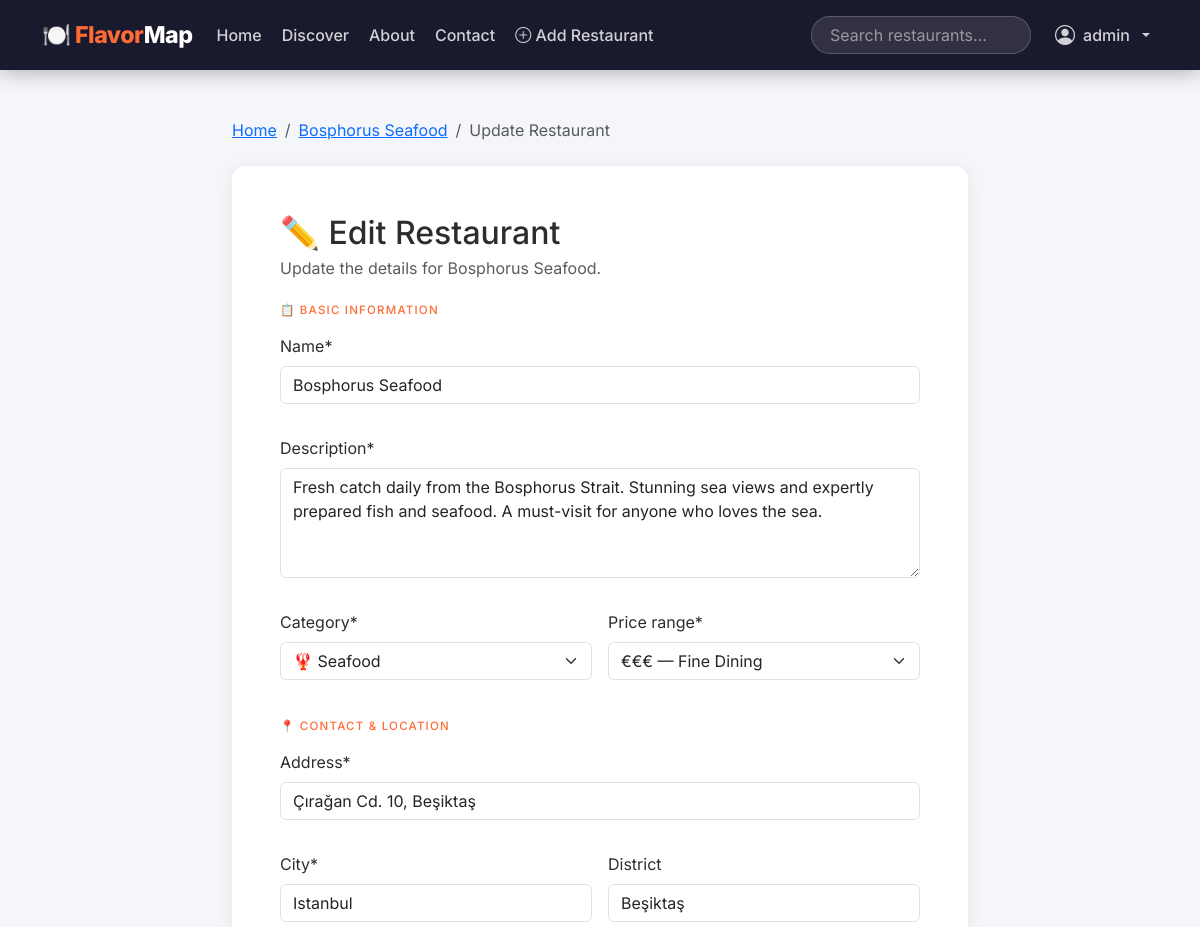
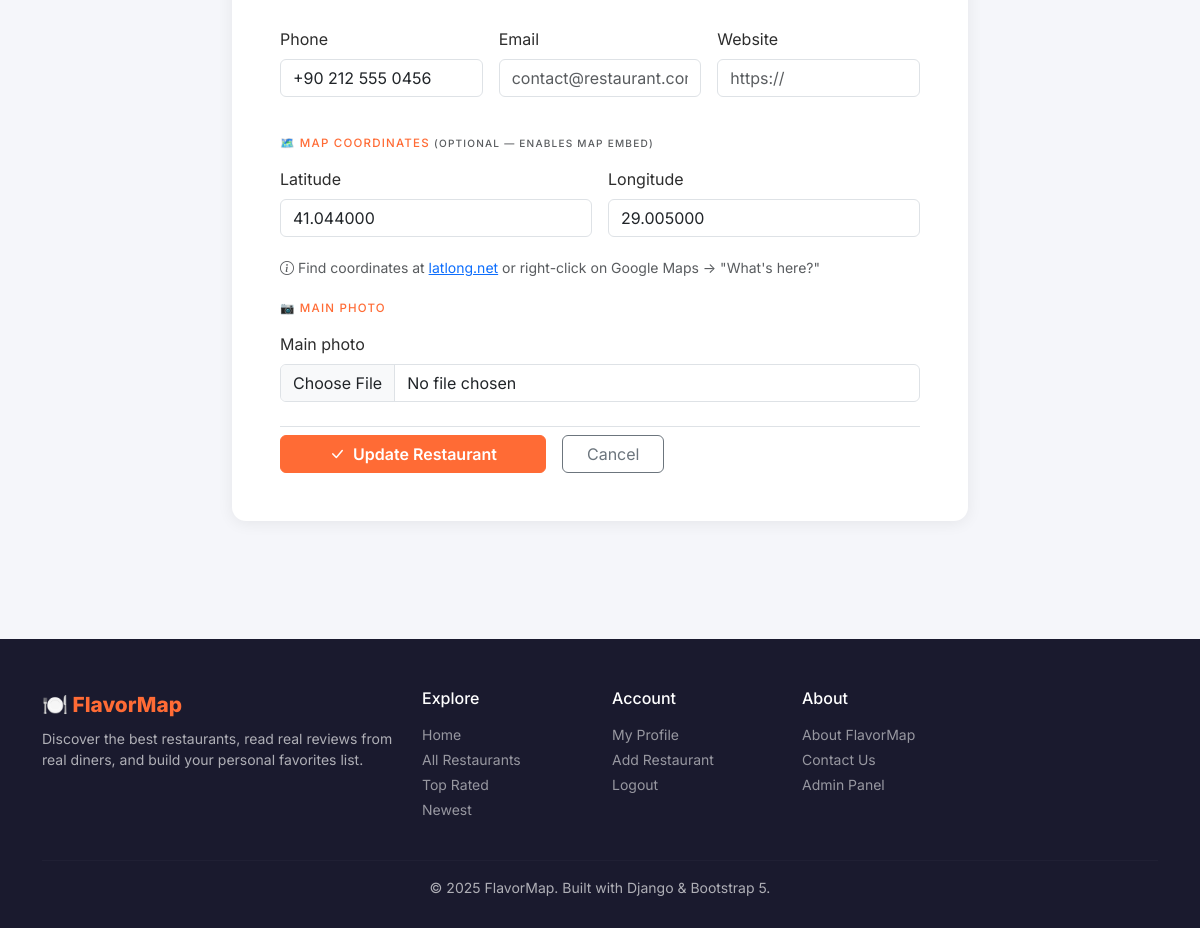
Page /restaurants/5/edit/ (signed in) on the committed database (2 pictures, top to bottom).
### restaurants/models.py (models this page shows, shortened)
class Restaurant(models.Model):
    PRICE_CHOICES = [
        ('€',   '€ — Budget-friendly'),
        ('€€',  '€€ — Mid-range'),
        ('€€€', '€€€ — Fine Dining'),
    ]
    name = models.CharField(max_length=200)
    description = models.TextField()
    address = models.CharField(max_length=300)
    city = models.CharField(max_length=100)
    district = models.CharField(max_length=100, blank=True)
    phone = models.CharField(max_length=30, blank=True)
    email = models.EmailField(blank=True)
    website = models.URLField(blank=True)
    price_range = models.CharField(max_length=5, choices=PRICE_CHOICES, default='€€')
    category = models.ForeignKey(
        Category, on_delete=models.SET_NULL, null=True,
        related_name='restaurants'
    )
    owner = models.ForeignKey(
        User, on_delete=models.SET_NULL, null=True, blank=True,
        related_name='owned_restaurants'
    )
    is_claimed = models.BooleanField(default=False)
    latitude = models.DecimalField(max_digits=9, decimal_places=6, null=True, blank=True)
    longitude = models.DecimalField(max_digits=9, decimal_places=6, null=True, blank=True)
    main_photo = models.ImageField(upload_to='restaurants/main/', blank=True, null=True)
    created_at = models.DateTimeField(auto_now_add=True)
    updated_at = models.DateTimeField(auto_now=True)
    class Meta:
        ordering = ['-created_at']

### restaurants/views.py (the view)
# urls.py: path('restaurants/<int:pk>/edit/',     views.restaurant_edit,   name='restaurant_edit'),
@login_required
def restaurant_edit(request, pk):
    restaurant = get_object_or_404(Restaurant, pk=pk)
    if restaurant.owner != request.user and not request.user.is_staff:
        messages.error(request, '🚫 You do not have permission to edit this restaurant.')
        return redirect('restaurant_detail', pk=pk)
    if request.method == 'POST':
        form = RestaurantForm(request.POST, request.FILES, instance=restaurant)
        if form.is_valid():
            with transaction.atomic():
                form.save()
            messages.success(request, f'✅ "{restaurant.name}" updated successfully!')
            return redirect('restaurant_detail', pk=pk)
        else:
            messages.error(request, 'Please fix the errors below.')
    else:
        form = RestaurantForm(instance=restaurant)
    return render(request, 'restaurants/restaurant_form.html', {
        'page_title': f'Edit — {restaurant.name}',
        'form':        form,
        'action':      'Update',
        'restaurant':  restaurant,
    })

### restaurants/models.py (called while the page is built)
    def __str__(self):
        return f"{self.icon} {self.name}"

### restaurants/templates/restaurants/restaurant_form.html (shortened to what this page needs)
{% extends 'restaurants/base.html' %}
{% load crispy_forms_tags %}
{% block content %}
<div class="container py-5">
  <div class="row justify-content-center">
    <div class="col-lg-8">
      <nav aria-label="breadcrumb" class="mb-4">
        <ol class="breadcrumb">
          <li class="breadcrumb-item"><a href="{% url 'home' %}">Home</a></li>
          {% if restaurant %}
          <li class="breadcrumb-item"><a href="{% url 'restaurant_detail' restaurant.pk %}">{{ restaurant.name }}</a></li>
          {% endif %}
          <li class="breadcrumb-item active">{{ action }} Restaurant</li>
        </ol>
      </nav>
      <div class="fm-card p-4 p-lg-5">
        <div class="mb-4">
          <h2 class="fw-800 mb-1">
            {% if action == 'Add' %}🍽️ Add a New Restaurant{% else %}✏️ Edit Restaurant{% endif %}
          </h2>
          <p class="text-muted mb-0">
            {% if action == 'Add' %}
              Share a great restaurant with the FlavorMap community.
            {% else %}
              Update the details for {{ restaurant.name }}.
            {% endif %}
          </p>
        </div>
        <form method="post" enctype="multipart/form-data" novalidate>
          <div class="mb-4">
            <h6 class="fw-700 text-uppercase mb-3"
                style="font-size:.72rem; letter-spacing:1.2px; color:var(--fm-orange);">
              📋 Basic Information
            </h6>
            <div class="row g-3">
              <div class="col-12">{{ form.name|as_crispy_field }}</div>
              <div class="col-12">{{ form.description|as_crispy_field }}</div>
              <div class="col-md-6">{{ form.category|as_crispy_field }}</div>
              <div class="col-md-6">{{ form.price_range|as_crispy_field }}</div>
            </div>
          </div>
          <div class="mb-4">
            <h6 class="fw-700 text-uppercase mb-3"
                style="font-size:.72rem; letter-spacing:1.2px; color:var(--fm-orange);">
              📍 Contact & Location
            </h6>
            <div class="row g-3">
              <div class="col-12">{{ form.address|as_crispy_field }}</div>
              <div class="col-md-6">{{ form.city|as_crispy_field }}</div>
              <div class="col-md-6">{{ form.district|as_crispy_field }}</div>
              <div class="col-md-4">{{ form.phone|as_crispy_field }}</div>
              <div class="col-md-4">{{ form.email|as_crispy_field }}</div>
              <div class="col-md-4">{{ form.website|as_crispy_field }}</div>
            </div>
          </div>
          <div class="mb-4">
            <h6 class="fw-700 text-uppercase mb-3"
                style="font-size:.72rem; letter-spacing:1.2px; color:var(--fm-orange);">
              🗺️ Map Coordinates <small class="text-muted normal-case fw-400">(optional — enables map embed)</small>
            </h6>
            <div class="row g-3">
              <div class="col-md-6">{{ form.latitude|as_crispy_field }}</div>
              <div class="col-md-6">{{ form.longitude|as_crispy_field }}</div>
            </div>
            <p class="text-muted small mt-1">
              <i class="bi bi-info-circle"></i>
              Find coordinates at
              <a href="https://www.latlong.net/" target="_blank" rel="noopener">latlong.net</a> or
              right-click on Google Maps → "What's here?"
            </p>
          </div>
          <div class="mb-4">
            <h6 class="fw-700 text-uppercase mb-3"
                style="font-size:.72rem; letter-spacing:1.2px; color:var(--fm-orange);">
              📷 Main Photo
            </h6>
            {{ form.main_photo|as_crispy_field }}
          </div>
          <div class="d-flex gap-3 mt-4 pt-2 border-top">
            <button type="submit" class="btn btn-primary px-5 fw-600">
              <i class="bi bi-check-lg me-1"></i>
              {{ action }} Restaurant
            </button>
            {% if restaurant %}
            <a href="{% url 'restaurant_detail' restaurant.pk %}" class="btn btn-outline-secondary px-4">
              Cancel
            </a>
            {% else %}
            <a href="{% url 'restaurant_list' %}" class="btn btn-outline-secondary px-4">
              Cancel
            </a>
            {% endif %}
          </div>
        </form>
      </div>
    </div>
  </div>
</div>
{% endblock %}

### restaurants/templates/restaurants/base.html (shortened to what this page needs)
{% load static %}
<!DOCTYPE html>
<html lang="en">
<head>
  <link href="https://cdn.jsdelivr.net/npm/bootstrap@5.3.2/dist/css/bootstrap.min.css" rel="stylesheet">
  <link href="https://cdn.jsdelivr.net/npm/bootstrap-icons@1.11.3/font/bootstrap-icons.css" rel="stylesheet">
</head>
<body>
<nav class="navbar navbar-expand-lg navbar-dark sticky-top">
  <div class="container">
    <a class="navbar-brand" href="{% url 'home' %}">🍽️ Flavor<span>Map</span></a>
    <div class="collapse navbar-collapse" id="navMain">
      <ul class="navbar-nav me-auto gap-1">
        <li class="nav-item">
          <a class="nav-link {% if request.resolver_match.url_name == 'home' %}active{% endif %}"
             href="{% url 'home' %}">Home</a>
        </li>
        <li class="nav-item">
          <a class="nav-link {% if request.resolver_match.url_name == 'restaurant_list' %}active{% endif %}"
             href="{% url 'restaurant_list' %}">Discover</a>
        </li>
        <li class="nav-item">
          <a class="nav-link {% if request.resolver_match.url_name == 'about' %}active{% endif %}"
             href="{% url 'about' %}">About</a>
        </li>
        <li class="nav-item">
          <a class="nav-link {% if request.resolver_match.url_name == 'contact' %}active{% endif %}"
             href="{% url 'contact' %}">Contact</a>
        </li>
        {% if user.is_authenticated %}
        <li class="nav-item">
          <a class="nav-link" href="{% url 'restaurant_create' %}">
            <i class="bi bi-plus-circle"></i> Add Restaurant
          </a>
        </li>
        {% endif %}
      </ul>
      <form class="d-flex me-3" action="{% url 'restaurant_list' %}" method="get">
        <input class="search-input" type="search" name="q" placeholder="Search restaurants..."
               value="{{ request.GET.q }}">
      </form>
      <ul class="navbar-nav gap-1">
        {% if user.is_authenticated %}
        <li class="nav-item dropdown">
          <a class="nav-link dropdown-toggle d-flex align-items-center gap-2"
             href="#" data-bs-toggle="dropdown">
            <i class="bi bi-person-circle fs-5"></i>
            <span>{{ user.username }}</span>
          </a>
        </li>
        {% endif %}
      </ul>
    </div>
  </div>
</nav>
<main>
  {% block content %}{% endblock %}
</main>
<footer>
  <div class="container">
    <div class="row gy-4">
      <div class="col-lg-4">
        <div class="footer-brand mb-2">🍽️ FlavorMap</div>
        <p class="small mb-0">
          Discover the best restaurants, read real reviews from real diners,
          and build your personal favorites list.
        </p>
      </div>
      <div class="col-lg-2 col-6">
        <h6 class="text-white fw-700 mb-3">Explore</h6>
        <ul class="list-unstyled small">
          <li class="mb-1"><a href="{% url 'home' %}">Home</a></li>
          <li class="mb-1"><a href="{% url 'restaurant_list' %}">All Restaurants</a></li>
          <li class="mb-1"><a href="{% url 'restaurant_list' %}?sort=rating">Top Rated</a></li>
          <li class="mb-1"><a href="{% url 'restaurant_list' %}?sort=newest">Newest</a></li>
        </ul>
      </div>
      <div class="col-lg-2 col-6">
        <h6 class="text-white fw-700 mb-3">Account</h6>
        <ul class="list-unstyled small">
          {% if user.is_authenticated %}
          <li class="mb-1"><a href="{% url 'profile' %}">My Profile</a></li>
          <li class="mb-1"><a href="{% url 'restaurant_create' %}">Add Restaurant</a></li>
          <li class="mb-1"><a href="{% url 'logout' %}">Logout</a></li>
          {% else %}
          <li class="mb-1"><a href="{% url 'login' %}">Login</a></li>
          <li class="mb-1"><a href="{% url 'register' %}">Register</a></li>
          {% endif %}
        </ul>
      </div>
      <div class="col-lg-4">
        <h6 class="text-white fw-700 mb-3">About</h6>
        <ul class="list-unstyled small">
          <li class="mb-1"><a href="{% url 'about' %}">About FlavorMap</a></li>
          <li class="mb-1"><a href="{% url 'contact' %}">Contact Us</a></li>
          {% if user.is_staff %}
          <li class="mb-1"><a href="/admin/">Admin Panel</a></li>
          {% endif %}
        </ul>
      </div>
    </div>
    <hr class="footer-divider mt-4">
    <div class="text-center small">
      <span>© 2025 FlavorMap. Built with Django & Bootstrap 5.</span>
    </div>
  </div>
</footer>
</body>
</html>

### restaurants/templates/restaurants/base.html (style rules this page uses)
:root { --fm-orange: #FF6B35; --fm-orange-dark: #E55527; --fm-dark: #1a1a2e; --fm-navy: #16213e; --fm-card-shadow: 0 2px 16px rgba(0,0,0,.07); --fm-card-hover: 0 8px 32px rgba(0,0,0,.13); --fm-radius: 14px; --fm-radius-sm: 8px; }
* { box-sizing: border-box; }
body { font-family: 'Inter', system-ui, -apple-system, sans-serif; background: #f5f6fa; color: #2d2d2d; }
.navbar { background: var(--fm-dark) !important; box-shadow: 0 2px 20px rgba(0,0,0,.3); padding: 12px 0; }
.navbar-brand { font-weight: 800; font-size: 1.45rem; color: var(--fm-orange) !important; letter-spacing: -0.5px; }
.navbar-brand span { color: #fff; }
.nav-link { color: rgba(255,255,255,.8) !important; font-weight: 500; transition: color .2s; }
.navbar .search-input { background: rgba(255,255,255,.1); border: 1px solid rgba(255,255,255,.2); color: #fff; border-radius: 25px; padding: 6px 18px; width: 220px; transition: all .3s; }
.navbar .search-input::placeholder { color: rgba(255,255,255,.5); }
.btn-primary { background: var(--fm-orange); border-color: var(--fm-orange); font-weight: 600; }
.fm-card { background: #fff; border: none; border-radius: var(--fm-radius); box-shadow: var(--fm-card-shadow); transition: transform .22s ease, box-shadow .22s ease; overflow: hidden; }
footer { background: var(--fm-dark); color: rgba(255,255,255,.65); padding: 50px 0 30px; margin-top: 70px; }
footer .footer-brand { color: var(--fm-orange); font-weight: 800; font-size: 1.3rem; }
footer a { color: rgba(255,255,255,.55); text-decoration: none; transition: color .2s; }
footer .footer-divider { border-color: rgba(255,255,255,.1); }

### rows in the picture
Restaurant: name "Bosphorus Seafood", description "Fresh catch daily from the Bosphorus Strait. Stunning sea views and expertly prepared fish and seafood. A must-visit for anyone who loves the sea.", category "🦞 Seafood", price_range "€€€ — Fine Dining", address "Çırağan Cd. 10, Beşiktaş", city "Istanbul", district "Beşiktaş", phone "+90 212 555 0456", latitude "41.044000", longitude "29.005000"

### other values in the picture
{{ user.username }} "admin"
{{ action }} "Update"
